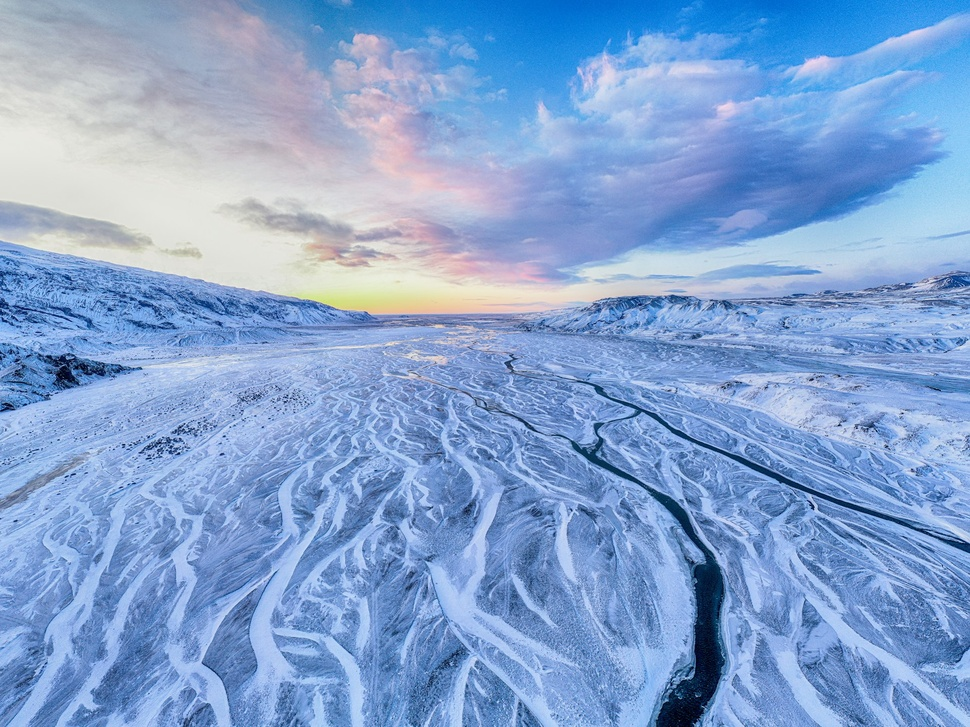
#> input picture part_5_6_7_resource_images/scenery_2.jpg, 970 x 727 px, shrunk from 1920 x 1440 before the run
$ python part6.py
#> lines starting #> are read from the running program, lines starting #| are printed output that depends on the picture
import cv2
import numpy as np
import matplotlib.pyplot as plt

def gamma_correction(image, gamma):
    # Normalize to [0,1]
    norm = image.astype(np.float32) / 255.0
    corrected = np.power(norm, gamma)
    return np.clip(corrected * 255, 0, 255).astype(np.uint8)

def disk_kernel(radius):
    """Create normalized disk kernel with given radius"""
    y, x = np.ogrid[-radius:radius+1, -radius:radius+1]
    mask = x**2 + y**2 <= radius**2
    kernel = mask.astype(np.float32)
    kernel /= kernel.sum()
    return kernel

def custom_convolution(image, kernel):
    img_float = image.astype(np.float32)
    k_h, k_w = kernel.shape
    pad_h, pad_w = k_h // 2, k_w // 2
    padded = cv2.copyMakeBorder(img_float, pad_h, pad_h, pad_w, pad_w,
                                cv2.BORDER_REPLICATE)
    output = np.zeros_like(img_float, dtype=np.float32)

    for i in range(img_float.shape[0]):
        for j in range(img_float.shape[1]):
            region = padded[i:i+k_h, j:j+k_w]
            output[i, j] = np.sum(region * kernel)
    return np.clip(output, 0, 255).astype(np.uint8)


# Load grayscale image
image = cv2.imread("part_5_6_7_resource_images/scenery_2.jpg", cv2.IMREAD_GRAYSCALE)
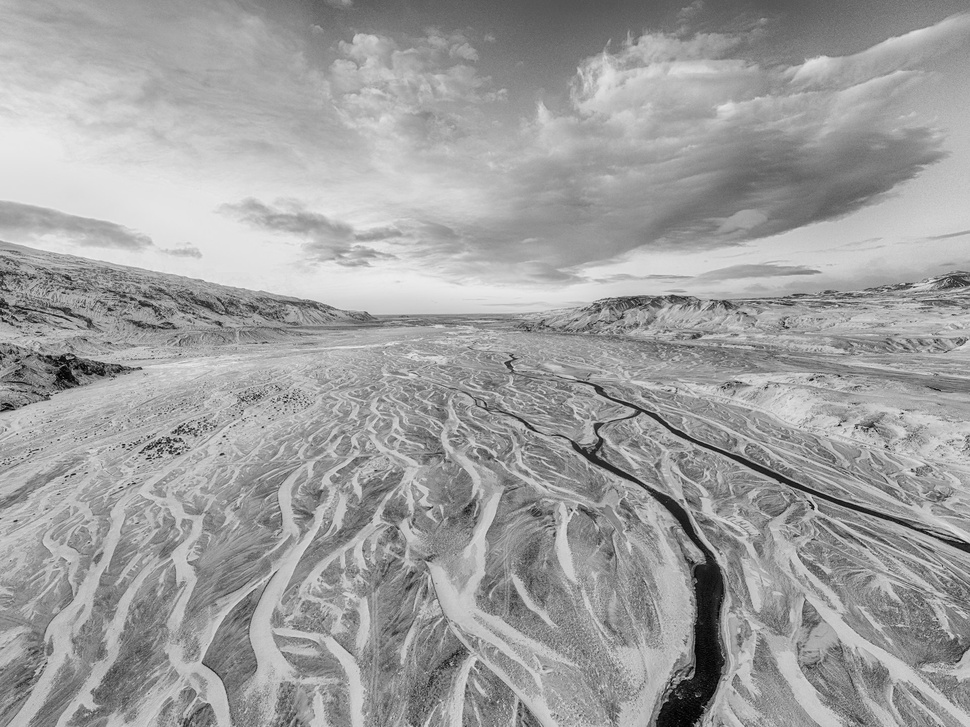
#> image: shape (727, 970); min 0, max 238, mean 159.3

# Parameters
gamma = 0.2   # gamma << 1 to enhance dark regions
radius = 5
kernel = disk_kernel(radius)

# Method 1: Gamma before convolution
gamma_before = gamma_correction(image, gamma)
#> in gamma_correction, `corrected = np.power(norm, gamma)`:
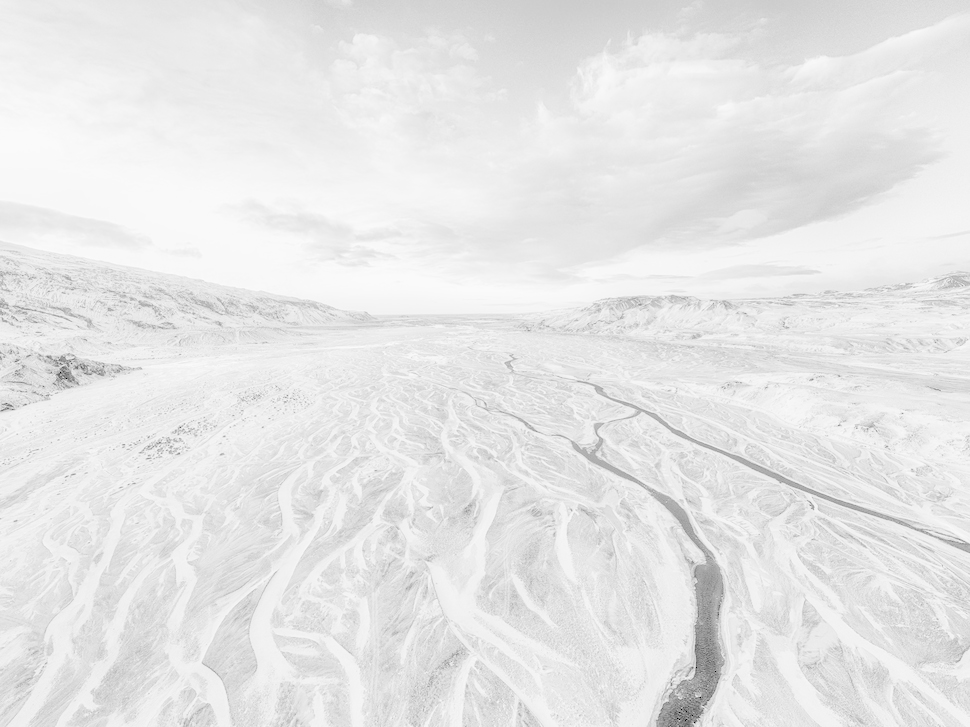
#> corrected: shape (727, 970) float32; min 0, max 0.986, mean 0.905
result1 = custom_convolution(gamma_before, kernel)

# Method 2: Gamma after convolution
blurred = custom_convolution(image, kernel)
#> in custom_convolution (call 2), `padded = cv2.copyMakeBorder(img_float, pad_h, pad_h, pad_w, pad_w, cv2..`:
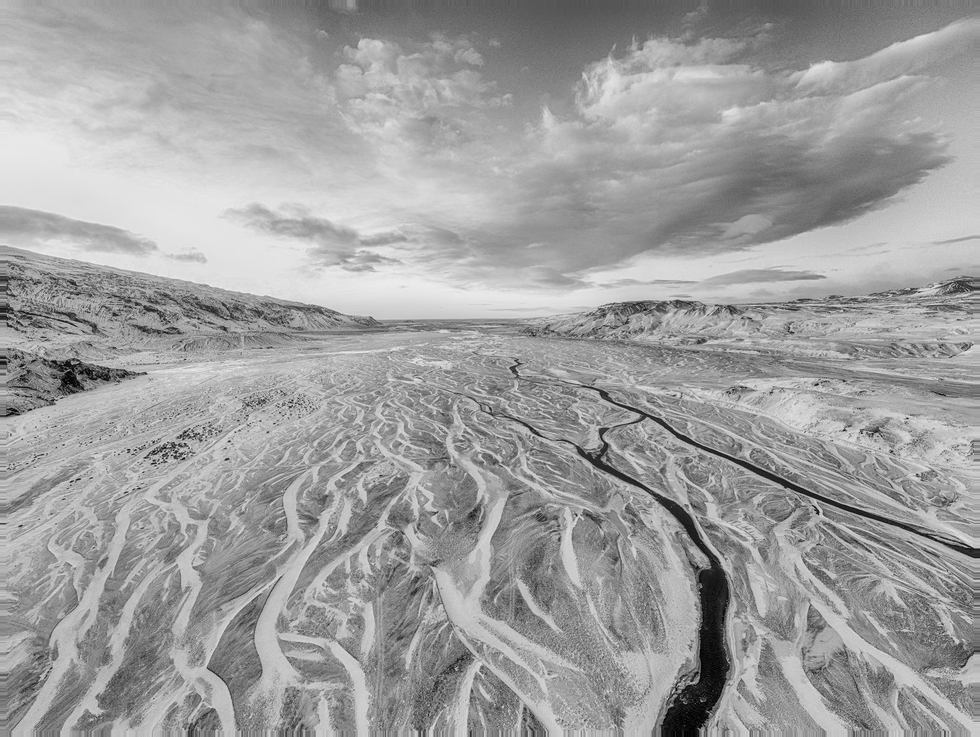
#> padded: shape (737, 980) float32; min 0, max 238, mean 159
#> after the loop in custom_convolution (call 2), `for i in range(img_float.shape[0]):`:
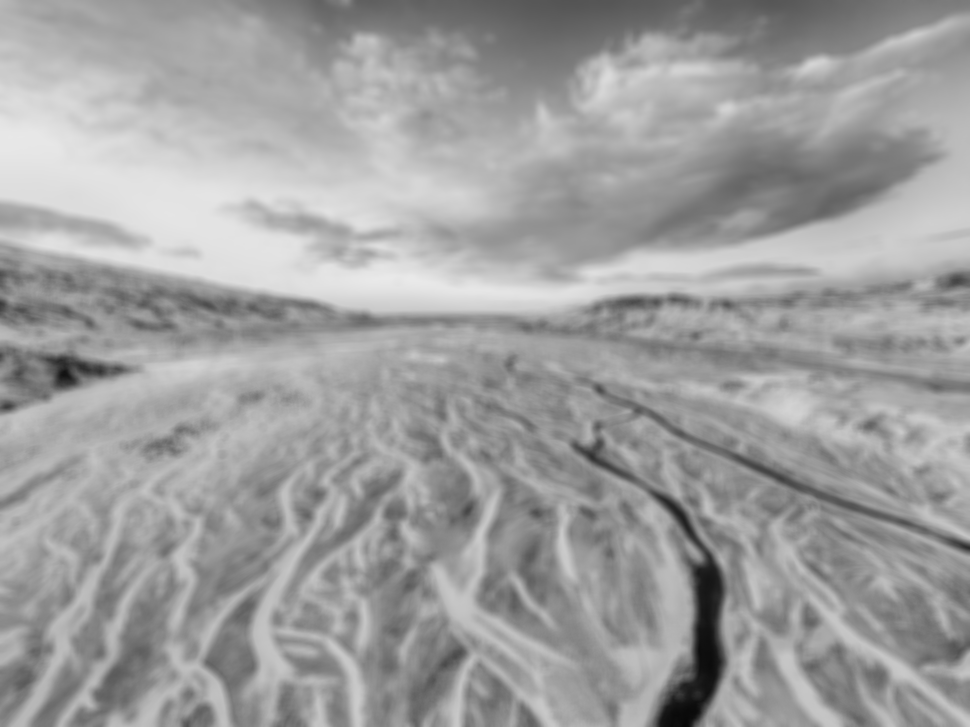
#> output: shape (727, 970) float32; min 7.57, max 233.8, mean 159.3
result2 = gamma_correction(blurred, gamma)

# Show results
plt.figure(figsize=(15,6))

plt.subplot(1,3,1)
plt.title("Original Image")
plt.imshow(image, cmap='gray')
plt.axis("off")

plt.subplot(1,3,2)
plt.title("Gamma before Convolution")
plt.imshow(result1, cmap='gray')
plt.axis("off")

plt.subplot(1,3,3)
plt.title("Gamma after Convolution")
plt.imshow(result2, cmap='gray')
plt.axis("off")

plt.show()

"""
Expected Results

Gamma before convolution: Enhances local contrast first -> blur spreads modified intensities.

Gamma after convolution: Looks like an out-of-focus camera (blur first, then tone mapping).

Both look different -> but the second is more realistic for actual imaging."""

$ run again, with part_5_6_7_resource_images/fruits.jpg copied over part_5_6_7_resource_images/scenery_2.jpg
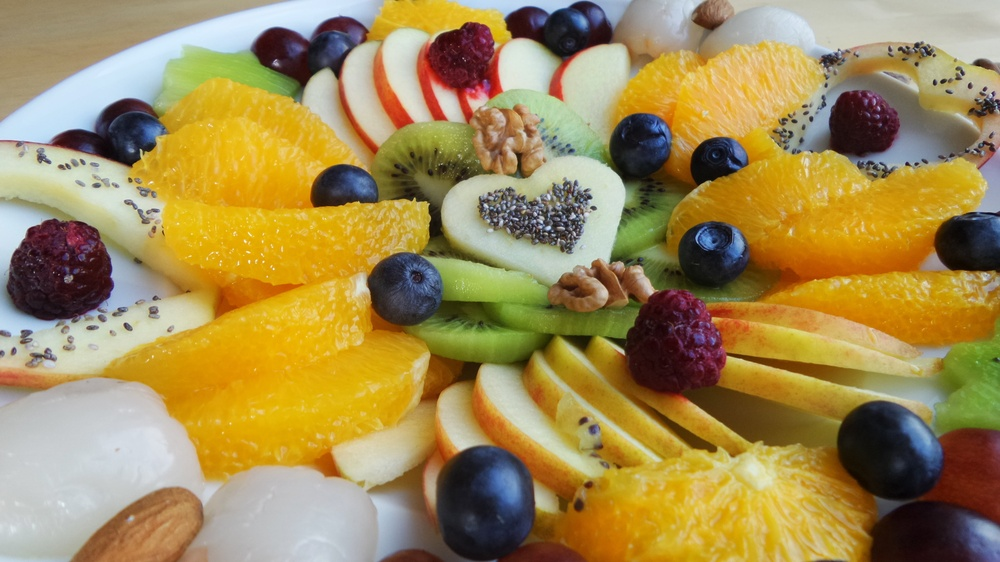
#> input picture part_5_6_7_resource_images/fruits.jpg, 1000 x 562 px, shrunk from 5184 x 2916 before the run
#> in gamma_correction, `corrected = np.power(norm, gamma)`:
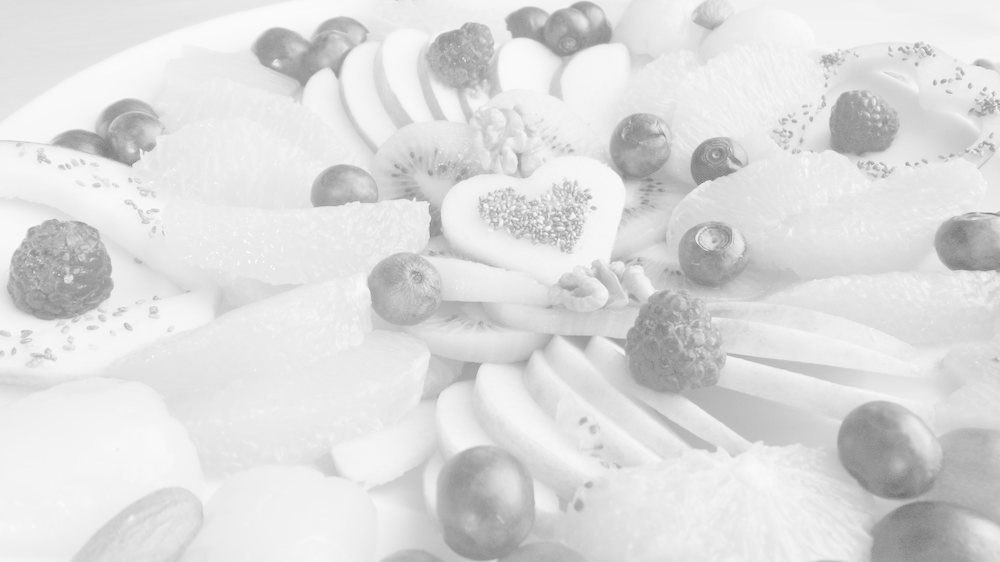
#> corrected: shape (562, 1000) float32; min 0.436, max 0.997, mean 0.868
#> after the loop in custom_convolution (call 2), `for i in range(img_float.shape[0]):`:
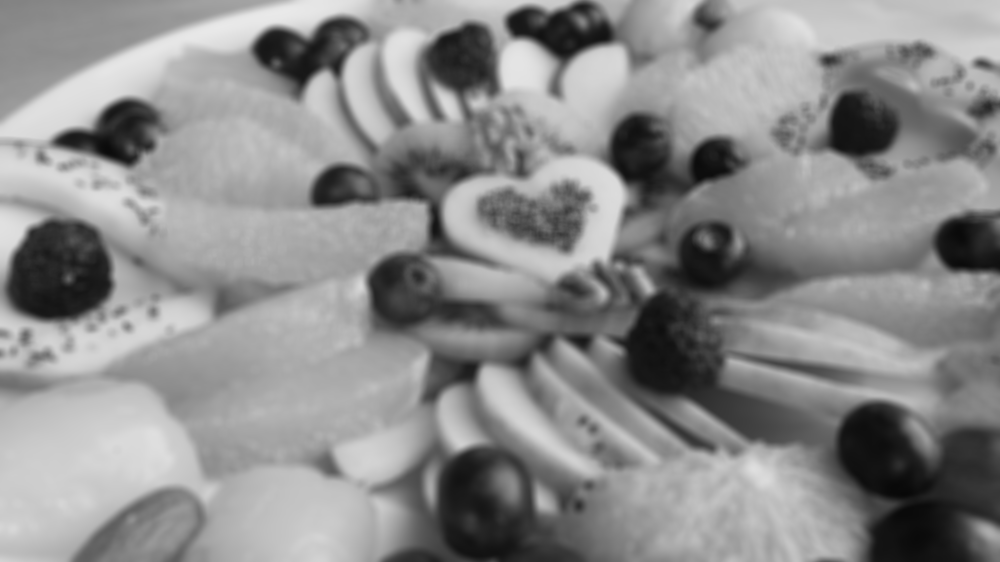
#> output: shape (562, 1000) float32; min 8.27, max 233.4, mean 139.6
